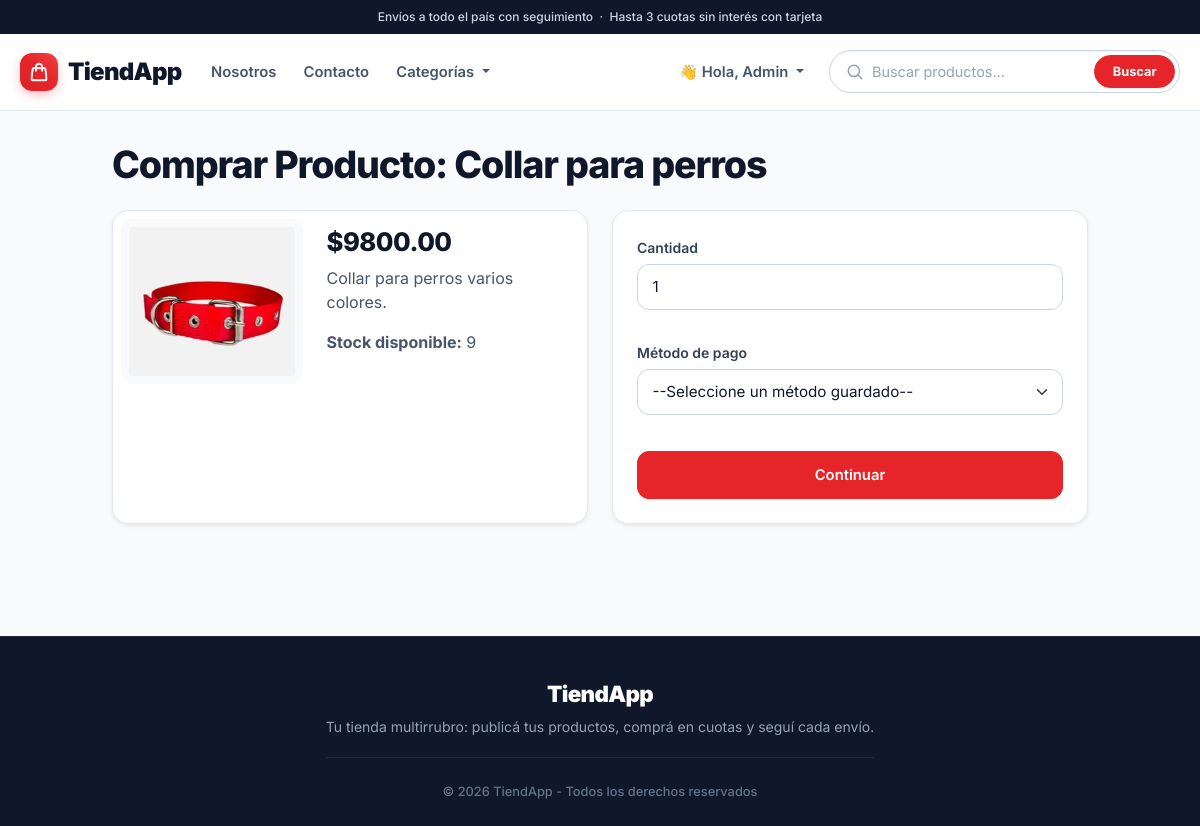
Screenshot of /pages/transaccion.php?id_producto=1 (signed in) with the database file from the repository.
### tables this page shows
CREATE TABLE `productos` (
  `id_producto` int(11) NOT NULL,
  `nombre` varchar(45) NOT NULL,
  `descripcion` text NOT NULL,
  `precio` decimal(10,2) NOT NULL,
  `stock` int(11) NOT NULL,
  `fecha_publicacion` date NOT NULL,
  `fk_categoria` int(11) NOT NULL,
  `fk_usuario` int(11) NOT NULL,
  `fk_estado_producto` int(11) NOT NULL
);

CREATE TABLE `archivos` (
  `id_archivo` int(11) NOT NULL,
  `nombre` varchar(100) NOT NULL,
  `fk_tipo_archivo` int(11) NOT NULL,
  `fk_producto` int(11) NOT NULL
);

### pages/transaccion.php (the view, shortened to what this page needs)
<?php
include_once("../components/header.php");
include_once("../components/config/config.php");
$id_producto = intval($_GET['id_producto']);
$id_usuario = intval($_SESSION['id_usuario']);
$check_trans = "
    SELECT t.*
    FROM transacciones t
    INNER JOIN metodos_pagos_usuarios mpu ON t.fk_metodo_pago_usuario = mpu.id_metodo_pago_usuario
    WHERE t.fk_producto = $id_producto
      AND t.fk_estado_transaccion = 1
      AND mpu.fk_usuario = $id_usuario
";
$res_trans = mysqli_query($con, $check_trans);
$trans_pendiente = $res_trans && mysqli_num_rows($res_trans) > 0 ? mysqli_fetch_assoc($res_trans) : null;
$res_producto = mysqli_query($con, "SELECT * FROM productos WHERE id_producto=$id_producto");
if (!$producto = mysqli_fetch_assoc($res_producto)) {
    print "<div class='alert alert-danger'>Producto no encontrado.</div>";
    include_once("../components/footer.php");
    exit;
}
?>
<br><main>
    <div class="container-fluid">
        <div class="row justify-content-center">
            <div class="col-12 col-lg-10">
                <h1 class="montserrat-bold">Comprar Producto: <?= htmlspecialchars($producto['nombre']); ?></h1>
                <div class="row mt-3">
                    <div class="col-12 col-lg-6 mb-3">
                        <div class="card shadow-sm rounded-3 compra-card">
                            <div class="row g-0">
                                <div class="col-5 d-flex align-items-center justify-content-center p-2">
                                    <?php
                                    $consulta_tipos = "SELECT id_tipo_archivo FROM tipos_archivos WHERE tipo IN ('JPG','JPEG','PNG')";
                                    $resp_tipos = mysqli_query($con, $consulta_tipos);
                                    $tipos_img = [];
                                    while ($row = mysqli_fetch_assoc($resp_tipos)) {
                                        $tipos_img[] = $row["id_tipo_archivo"];
                                    }
                                    $tipos_lista = count($tipos_img) > 0 ? implode(",", $tipos_img) : "0";
                                    $consulta_img = "SELECT nombre FROM archivos
                                                     WHERE fk_producto = $id_producto
                                                     AND fk_tipo_archivo IN ($tipos_lista)
                                                     ORDER BY id_archivo ASC LIMIT 1";
                                    $resp_img = mysqli_query($con, $consulta_img);
                                    $img = mysqli_fetch_assoc($resp_img);
                                    $imagen = $img ? $img["nombre"] : "no-image.png";
                                    ?>
                                    <img src="../prod_img/<?= $imagen; ?>"
                                         class="img-fluid rounded"
                                         style="max-height: 200px; object-fit: contain;"
                                         alt="<?= htmlspecialchars($producto['nombre']); ?>">
                                </div>
                                <div class="col-7">
                                    <div class="card-body">
                                        <h5 class="card-title">$<?= $producto['precio']; ?></h5>
                                        <p class="card-text"><?= htmlspecialchars($producto['descripcion']); ?></p>
                                        <p class="card-text"><strong>Stock disponible:</strong> <?= $producto['stock']; ?></p>
                                    </div>
                                </div>
                            </div>
                        </div>
                    </div>
                    <?php if ($id_usuario != $producto['fk_usuario'] && $producto['stock'] > 0): ?>
                        <div class="col-12 col-lg-6 mb-3">
                            <div class="card shadow-sm rounded-3 p-3 compra-card">
                                <form action="abm_transacciones/transaccion_ok.php" method="post" class="formulario-usuario">
                                    <div class="mb-3">
                                        <label for="cantidad" class="form-label primero">Cantidad</label>
                                        <input type="number" class="form-control" id="cantidad" name="cantidad"
                                               value="<?= $trans_pendiente['cantidad'] ?? 1; ?>"
                                               min="1" max="<?= $producto['stock']; ?>" required>
                                    </div>
                                    <div class="mb-3">
                                        <label for="metodo_pago" class="form-label">Método de pago</label>
                                        <select class="form-select" id="metodo_pago" name="metodo_pago" required>
                                            <option value="">--Seleccione un método guardado--</option>
                                        </select>
                                    </div>
                                    <div class="d-flex gap-2">
                                        <button type="submit" class="btn flex-fill">Continuar</button>
                                    </div>
                                </form>
                            </div>
                        </div>
                    <?php endif; ?>
                </div>
            </div>
        </div>
    </div>
</main>
<?php include_once("../components/footer.php"); ?>

### css/styles.css (style rules this page uses)
:root { --marca: #e5252a; --marca-oscuro: #c81e23; --marca-50: #fef2f2; --marca-100: #fee2e2; --marca-200: #fecaca; --gris-50: #f8fafc; --gris-100: #f1f5f9; --gris-200: #e2e8f0; --gris-300: #cbd5e1; --gris-400: #94a3b8; --gris-500: #64748b; --gris-600: #475569; --gris-700: #334155; --gris-800: #1e293b; --gris-900: #0f172a; --verde: #059669; --verde-oscuro: #047857; --ambar: #d97706; --radio: 1rem; --radio-chico: 0.75rem; --sombra: 0 1px 2px rgba(15, 23, 42, 0.06), 0 1px 3px rgba(15, 23, 42, 0.08); --sombra-alta: 0 12px 28px -8px rgba(15, 23, 42, 0.18); --transicion: 0.2s cubic-bezier(0.16, 1, 0.3, 1); --bs-body-font-family: "Inter", system-ui, -apple-system, "Segoe UI", Roboto, sans-serif; --bs-body-color: var(--gris-800); --bs-body-bg: var(--gris-50); --bs-link-color: var(--marca); --bs-link-color-rgb: 229, 37, 42; --bs-link-hover-color: var(--marca-oscuro); --bs-link-hover-color-rgb: 200, 30, 35; --bs-border-color: var(--gris-200); --bs-border-radius: var(--radio-chico); }
html, body { height: 100%; margin: 0; }
body, #fondo, #fondo_admin { display: flex; flex-direction: column; min-height: 100vh; background: var(--gris-50) !important; color: var(--gris-800); font-family: var(--bs-body-font-family); -webkit-font-smoothing: antialiased; text-rendering: optimizeLegibility; }
main { flex: 1 0 auto; padding: 2rem 0 3rem; }
main div.container-fluid { overflow-x: hidden; }
.montserrat-bold, .montserrat-regular, .poppins-bold-italic { font-family: var(--bs-body-font-family); font-style: normal; }
.montserrat-bold { font-weight: 700; }
h1.montserrat-bold { margin: 0 0 1.5rem; color: var(--gris-900); font-size: clamp(1.75rem, 1.3rem + 1.4vw, 2.5rem); font-weight: 800; letter-spacing: -0.03em; line-height: 1.15; }
.btn { --bs-btn-padding-x: 1.1rem; --bs-btn-padding-y: 0.55rem; --bs-btn-font-weight: 600; --bs-btn-font-size: 0.925rem; --bs-btn-border-radius: var(--radio-chico); --bs-btn-focus-box-shadow: 0 0 0 3px rgba(229, 37, 42, 0.25); --bs-btn-color: #fff; --bs-btn-bg: var(--marca); --bs-btn-border-color: var(--marca); --bs-btn-hover-color: #fff; --bs-btn-hover-bg: var(--marca-oscuro); --bs-btn-hover-border-color: var(--marca-oscuro); --bs-btn-active-color: #fff; --bs-btn-active-bg: var(--marca-oscuro); --bs-btn-active-border-color: var(--marca-oscuro); --bs-btn-disabled-color: #fff; --bs-btn-disabled-bg: var(--gris-400); --bs-btn-disabled-border-color: var(--gris-400); font-family: var(--bs-body-font-family); font-style: normal; box-shadow: 0 1px 2px rgba(15, 23, 42, 0.08); transition: background-color var(--transicion), border-color var(--transicion), color var(--transicion), box-shadow var(--transicion), transform var(--transicion); }
.card { background: #fff; border: 1px solid var(--gris-200); border-radius: var(--radio); box-shadow: var(--sombra); overflow: hidden; color: var(--gris-800); }
.card-title { color: var(--gris-900); font-weight: 700; }
.compra-card { width: 100% !important; height: 100%; margin: 0 !important; border-radius: var(--radio) !important; }
.compra-card img { padding: 0.5rem; background: var(--gris-50) !important; border-radius: var(--radio-chico) !important; }
.compra-card .card-title { font-size: 1.6rem; font-weight: 800; letter-spacing: -0.02em; }
.compra-card .card-text { color: var(--gris-600); }
.compra-card form.formulario-usuario { margin: 0; padding: 0.5rem; border: 0; box-shadow: none; }
form.formulario-usuario { margin: 0 0 1.5rem; padding: 2rem; background: #fff !important; border: 1px solid var(--gris-200); border-radius: 1.25rem; box-shadow: var(--sombra); color: var(--gris-800) !important; font-family: var(--bs-body-font-family); }
.formulario-usuario label, .form-label { margin-bottom: 0.4rem; padding: 0; color: var(--gris-700); font-size: 0.875rem; font-weight: 600; }
.formulario-usuario label:not(.primero) { margin-top: 1rem; }
.formulario-usuario label.primero, .formulario-usuario .form-floating > label { margin-top: 0; }
.form-control, .form-select, .formulario-usuario .form-control, .formulario-usuario .form-select { padding: 0.65rem 0.9rem; background-color: #fff !important; border: 1px solid var(--gris-300); border-radius: var(--radio-chico); color: var(--gris-900) !important; font-size: 0.95rem; transition: border-color var(--transicion), box-shadow var(--transicion); }
.form-control::placeholder { color: var(--gris-400) !important; }
.formulario-usuario input[type="submit"], .formulario-usuario button[type="submit"] { margin-top: 1.25rem; padding: 0.75rem 1rem; }

### rows the page displays
productos: nombre "Collar para perros", precio "9800.00", descripcion "Collar para perros varios colores.", stock "9"
archivos: nombre (picture)

### other values shown
$nombre_user "Admin"
